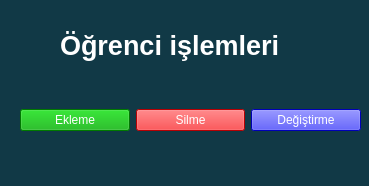
<?xml version="1.0" encoding="UTF-8"?>
<ui version="4.0">
 <class>MainWindow</class>
 <widget class="QMainWindow" name="MainWindow">
  <property name="geometry">
   <rect>
    <x>0</x>
    <y>0</y>
    <width>369</width>
    <height>186</height>
   </rect>
  </property>
  <property name="windowTitle">
   <string>Ögrenci işlemleri</string>
  </property>
  <widget class="QWidget" name="centralwidget">
   <widget class="QWidget" name="widget" native="true">
    <property name="geometry">
     <rect>
      <x>-10</x>
      <y>0</y>
      <width>811</width>
      <height>371</height>
     </rect>
    </property>
    <property name="styleSheet">
     <string notr="true">background-color: rgb(17, 57, 70);</string>
    </property>
    <widget class="QWidget" name="horizontalLayoutWidget">
     <property name="geometry">
      <rect>
       <x>30</x>
       <y>70</y>
       <width>341</width>
       <height>101</height>
      </rect>
     </property>
     <layout class="QHBoxLayout" name="horizontalLayout_2">
      <item>
       <widget class="QPushButton" name="ekleme_btn">
        <property name="styleSheet">
         <string notr="true">background-color: rgb(17, 57, 70);
font: 75 14pt &quot;MS Shell Dlg 2&quot;;
background-color: rgb(0, 170, 0);
color: rgb(255, 255, 255);</string>
        </property>
        <property name="text">
         <string>Ekleme</string>
        </property>
       </widget>
      </item>
      <item>
       <widget class="QPushButton" name="silme_btn">
        <property name="styleSheet">
         <string notr="true">background-color: rgb(17, 57, 70);
background-color: rgb(255, 0, 4);
font: 75 14pt &quot;MS Shell Dlg 2&quot;;
color: rgb(255, 255, 255);</string>
        </property>
        <property name="text">
         <string>Silme</string>
        </property>
       </widget>
      </item>
      <item>
       <widget class="QPushButton" name="degistirme_btn">
        <property name="styleSheet">
         <string notr="true">font: 75 14pt &quot;MS Shell Dlg 2&quot;;
color: rgb(255, 255, 255);
background-color: rgb(0, 0, 255);</string>
        </property>
        <property name="text">
         <string>Değiştirme</string>
        </property>
       </widget>
      </item>
     </layout>
    </widget>
    <widget class="QLabel" name="label">
     <property name="geometry">
      <rect>
       <x>70</x>
       <y>30</y>
       <width>271</width>
       <height>31</height>
      </rect>
     </property>
     <property name="font">
      <font>
       <pointsize>20</pointsize>
       <weight>75</weight>
       <bold>true</bold>
      </font>
     </property>
     <property name="styleSheet">
      <string notr="true">color: rgb(39, 39, 39);
color: rgb(255, 255, 255);</string>
     </property>
     <property name="text">
      <string>Öğrenci işlemleri</string>
     </property>
    </widget>
   </widget>
  </widget>
 </widget>
 <resources/>
 <connections/>
</ui>
